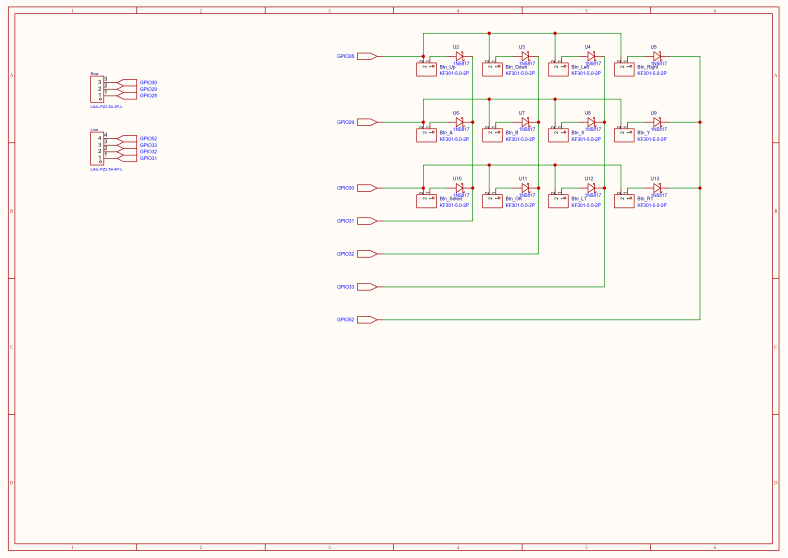
#> input picture hardware/pcb/matrix-3x4.png, 2362 x 1672 px (shown at 1/3 size)
$ python menu_bg.py ../hardware/pcb/matrix-3x4.png ../hardware/pcb/matrix-3x4.png 1.0
#> lines starting #> are read from the running program, lines starting #| are printed output that depends on the picture
#> in main, src is the input picture: PIL image 2362x1672 RGBA; mean R, G, B, A 251.1, 246.8, 242.9, 254.1
#!/usr/bin/env python3
"""Convert an image into boot-menu backgrounds for the 800x480 panel.

Writes two files:
  <out>            800x480 full-screen background
  <out base>_thumb.raw   380x214 thumbnail for the game card

The panel is scanned portrait and the menu stores logical (x, y) at
x * 480 + y, so both outputs are transposed to that layout.

Usage: menu_bg.py <input image> <output.raw> [dim]
"""

import os
import sys

from PIL import Image

W, H = 800, 480
TW, TH = 380, 214


def cover(im, w, h):
#> called with w = 800, h = 480
    im = im.convert("RGB")
    sw, sh = im.size
#> sw = 2362; sh = 1672
    scale = max(w / sw, h / sh)
#> scale = 0.339
    nw, nh = max(w, int(sw * scale + 0.5)), max(h, int(sh * scale + 0.5))
#> nw = 800; nh = 566
    im = im.resize((nw, nh), Image.LANCZOS)
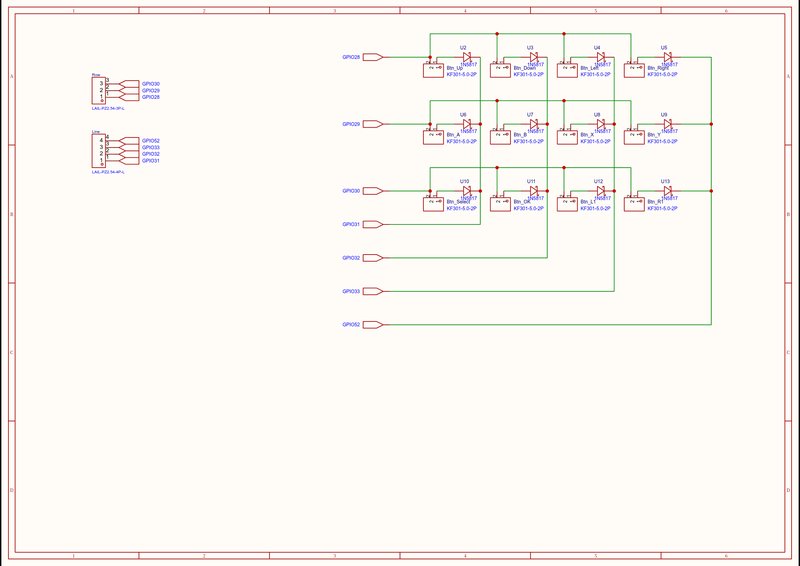
#> im: PIL image 800x566 RGB; mean R, G, B 250.7, 246.4, 242.6
    left = (nw - w) // 2
#> left = 0
    top = (nh - h) // 2
#> top = 43
    return im.crop((left, top, left + w, top + h))
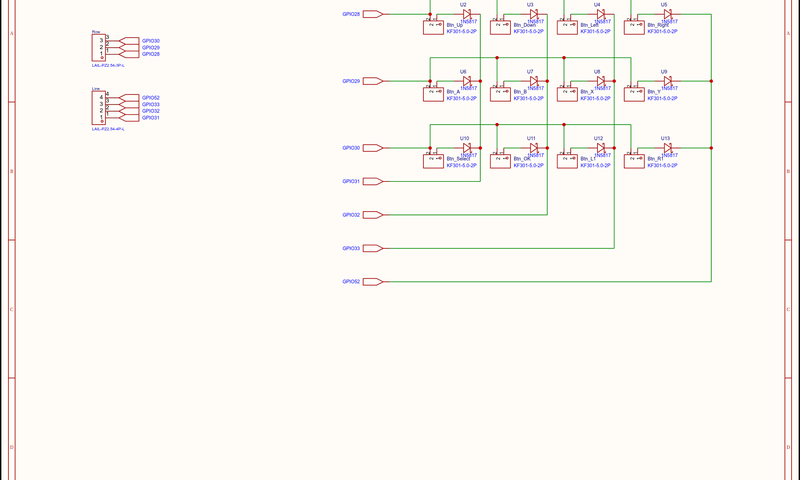
#> returned value: PIL image 800x480 RGB; mean R, G, B 250.9, 247.3, 243.5


def write_raw(path, im, w, h, dim):
#> called with path = '../hardware/pcb/matrix-3x4.png', w = 800, h = 480, dim = 1
    px = im.load()
    out = bytearray(w * h * 2)
    for y in range(h):
        for x in range(w):
            r, g, b = px[x, y]
            r, g, b = int(r * dim), int(g * dim), int(b * dim)
            v = ((r >> 3) << 11) | ((g >> 2) << 5) | (b >> 3)
            o = (x * h + y) * 2
            out[o] = v & 0xff
            out[o + 1] = v >> 8
    with open(path, "wb") as f:
        f.write(out)
    print(f"{path}: {w}x{h}")


def main():
    if len(sys.argv) < 3:
        sys.exit(__doc__)
    dim = float(sys.argv[3]) if len(sys.argv) > 3 else 0.62
    src = Image.open(sys.argv[1])
    write_raw(sys.argv[2], cover(src, W, H), W, H, dim)
    base, _ = os.path.splitext(sys.argv[2])
    write_raw(base + "_thumb.raw", cover(src, TW, TH), TW, TH, dim)
#> call 2 of cover, with w = 380, h = 214
#> in cover (call 2), `im = im.resize((nw, nh), Image.LANCZOS)`:
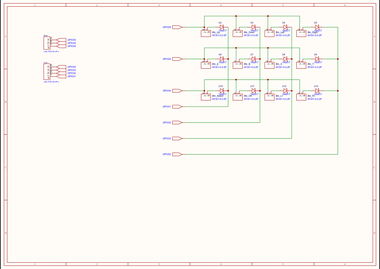
#> im: PIL image 380x269 RGB; mean R, G, B 250.7, 246.5, 242.8
#> in cover (call 2), `return im.crop((left, top, left + w, top + h))`:
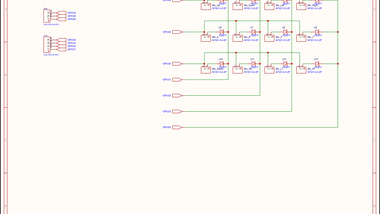
#> returned value: PIL image 380x214 RGB; mean R, G, B 250.8, 247.2, 243.6


if __name__ == "__main__":
    main()
